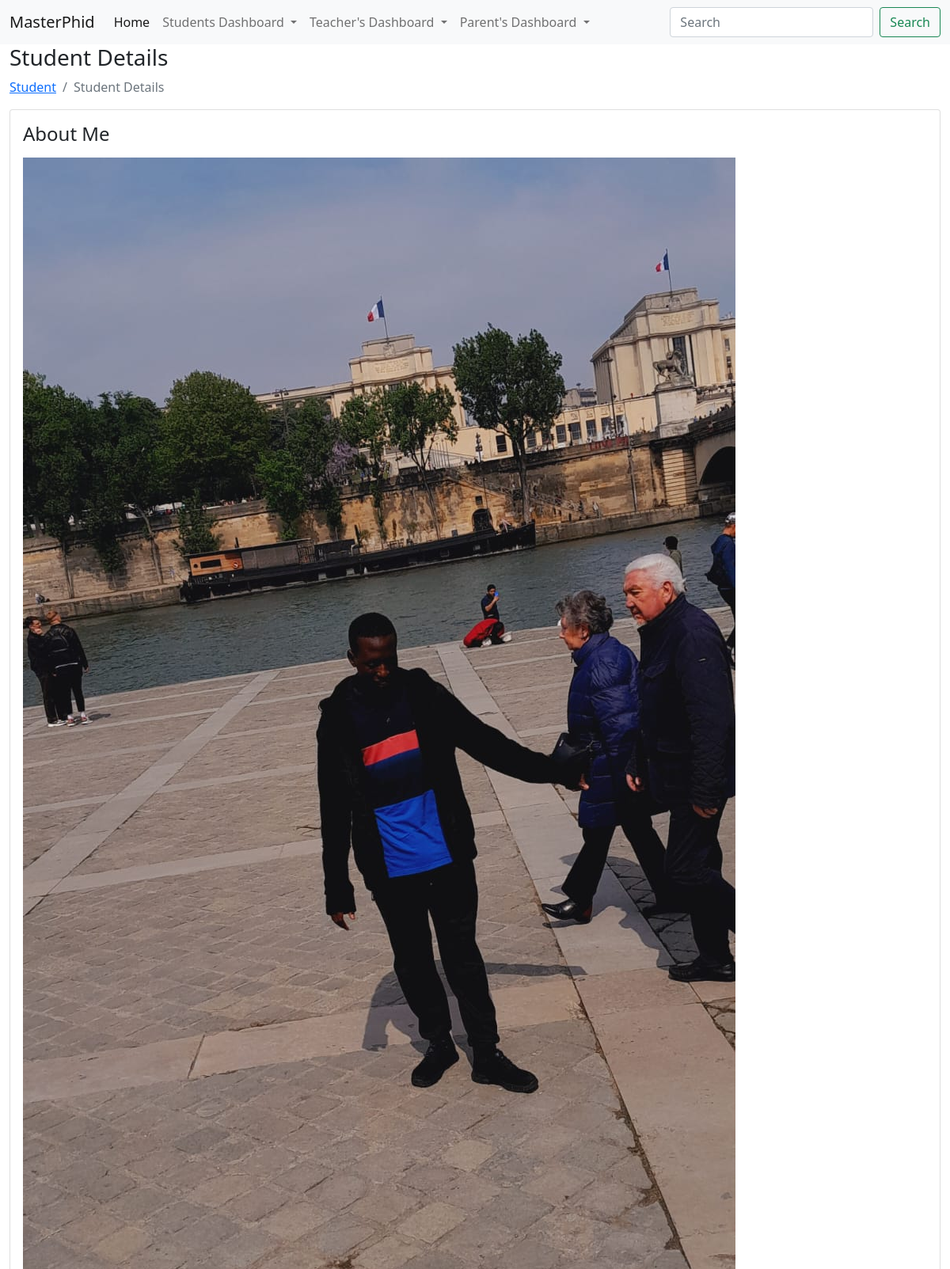
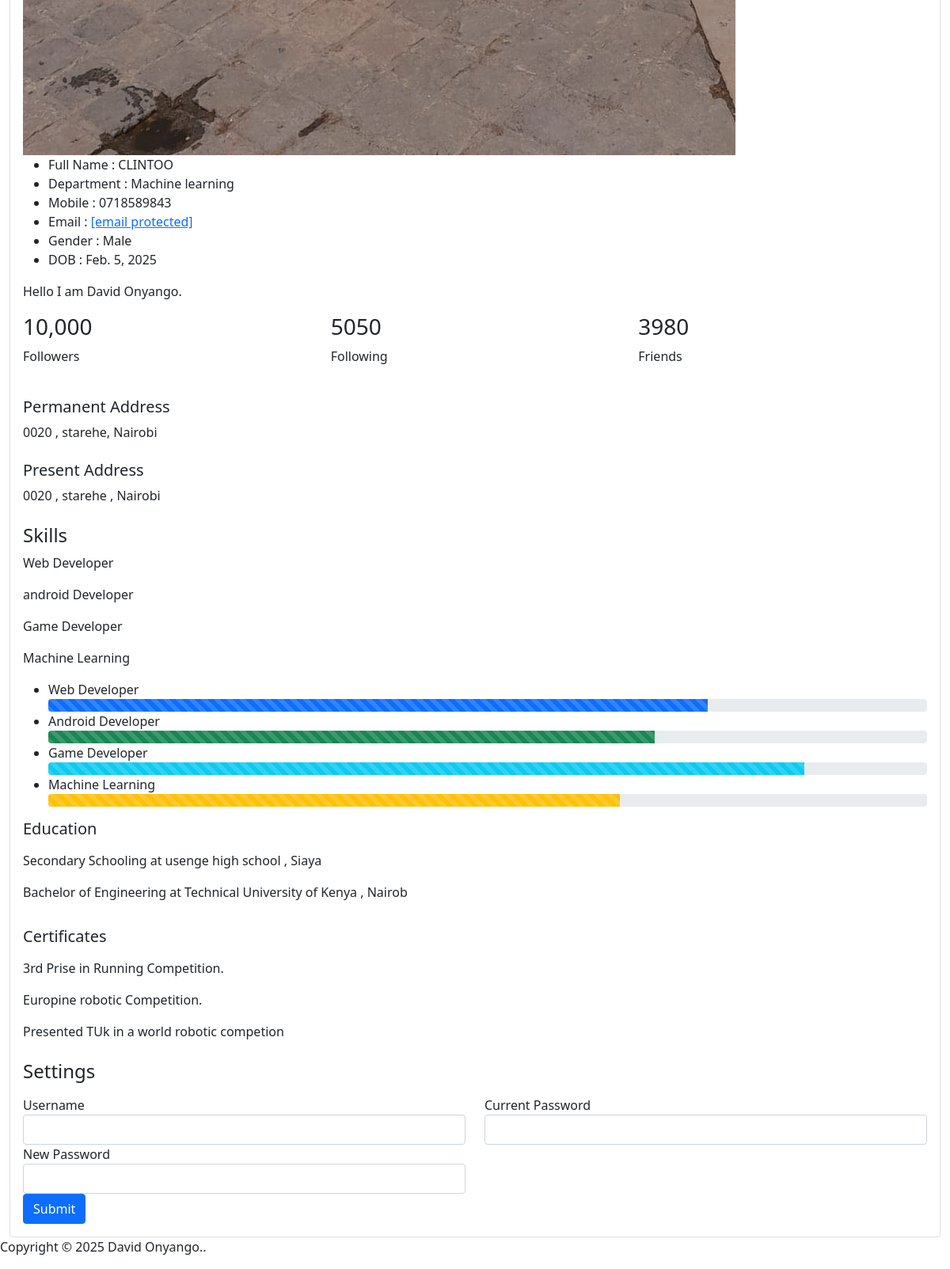
Page /student/45678978/ on the committed database (2 pictures, top to bottom).
### studentapp/models.py (models this page shows, shortened)
class Student(models.Model):
    first_name = models.CharField(max_length=100)
    last_name = models.CharField(max_length=100)
    student_id = models.CharField(max_length=20)
    gender = models.CharField(max_length=10, choices=[('Male', 'Male'), ('Female', 'Female'), ('Others', 'Others')])
    date_of_birth = models.DateField()
    student_class = models.CharField(max_length=50)
    religion = models.CharField(max_length=50)
    joining_date = models.DateField()
    mobile_number = models.CharField(max_length=15)
    admission_number = models.CharField(max_length=20)
    department = models.CharField(max_length=10)
    student_image = models.ImageField(upload_to='students/', blank=True)
    parent = models.OneToOneField(Parent, on_delete=models.CASCADE)
    slug = models.SlugField(max_length=255,unique=True, blank=True)

### studentapp/views.py (the view)
# urls.py: path('student/<str:slug>/', views.view_student, name='view_student'),
def view_student(request, slug):
    student = get_object_or_404(Student, student_id = slug)
    context = {
        'student': student
    }
    return render(request, "student/student_detail.html", context)

### app/templates/student/student_detail.html (shortened to what this page needs)
{% extends 'Home/base.html' %}
{% load static %}
{% block body %}
<div class="page-wrapper">
<div class="content container-fluid">
<div class="page-header">
<div class="row">
<div class="col-sm-12">
<h3 class="page-title">Student Details</h3>
<ul class="breadcrumb">
<li class="breadcrumb-item"><a href="/student">Student</a></li>
<li class="breadcrumb-item active">Student Details</li>
</ul>
</div>
</div>
</div>
<div class="card">
<div class="card-body">
<div class="row">
<div class="col-md-12">
<div class="about-info">
<h4>About Me</h4>
<div class="media mt-3">
<img src="{{student.student_image.url}}" class="mr-3" alt="...">
<div class="media-body">
<ul>
<li>
<span class="title-span">Full Name : </span>
<span class="info-span">{{ student.first_name}}</span>
</li>
<li>
<span class="title-span">Department : </span>
<span class="info-span">{{student.department}}</span>
</li>
<li>
<span class="title-span">Mobile : </span>
<span class="info-span">{{student.mobile_number}}</span>
</li>
<li>
<span class="title-span">Email : </span>
<span class="info-span"><a href="{{student.parent.father_email}}" class="__cf_email__" data-cfemail="7216131b010b32151f131b1e5c111d1f">[email&#160;protected]</a></span>
</li>
<li>
<span class="title-span">Gender : </span>
<span class="info-span">{{student.gender}}</span>
</li>
<li>
<span class="title-span">DOB : </span>
<span class="info-span">{{student.date_of_birth}}</span>
</li>
</ul>
</div>
</div>
<div class="row mt-3">
<div class="col-md-12">
<p>Hello I am David Onyango. </p>
</div>
</div>
<div class="row follow-sec">
<div class="col-md-4 mb-3">
<div class="blue-box">
<h3>10,000</h3>
<p>Followers</p>
</div>
</div>
<div class="col-md-4 mb-3">
<div class="blue-box">
<h3>5050</h3>
<p>Following</p>
</div>
</div>
<div class="col-md-4 mb-3">
<div class="blue-box">
<h3>3980</h3>
<p>Friends</p>
</div>
</div>
</div>
<div class="row mt-2">
<div class="col-md-12">
<h5>Permanent Address</h5>
<p>0020 , starehe, Nairobi</p>
</div>
</div>
<div class="row mt-2">
<div class="col-md-12">
<h5>Present Address</h5>
<p>0020 , starehe , Nairobi</p>
</div>
</div>
</div>
</div>
</div>
<div class="row mt-2">
<div class="col-md-12">
<div class="skill-info">
<h4>Skills</h4>
<p> Web Developer</p>
<p>android Developer</p>
<p>Game Developer</p>
<p>Machine Learning </p>
<ul>
<li>
<label>Web Developer</label>
<div class="progress">
<div class="progress-bar progress-bar-striped progress-bar-animated" role="progressbar" aria-valuenow="75" aria-valuemin="0" aria-valuemax="100" style="width: 75%"></div>
</div>
</li>
<li>
<label>Android Developer</label>
<div class="progress">
<div class="progress-bar progress-bar-striped progress-bar-animated bg-success" role="progressbar" aria-valuenow="69" aria-valuemin="0" aria-valuemax="100" style="width: 69%"></div>
</div>
</li>
<li>
<label>Game Developer</label>
<div class="progress">
<div class="progress-bar progress-bar-striped progress-bar-animated bg-info" role="progressbar" aria-valuenow="86" aria-valuemin="0" aria-valuemax="100" style="width: 86%"></div>
</div>
</li>
<li>
 <label>Machine Learning </label>
<div class="progress">
<div class="progress-bar progress-bar-striped progress-bar-animated bg-warning" role="progressbar" aria-valuenow="65" aria-valuemin="0" aria-valuemax="100" style="width: 65%"></div>
</div>
</li>
</ul>
<div class="row mt-3">
<div class="col-md-12">
<h5>Education</h5>
<p class="mt-3">Secondary Schooling at usenge high school , Siaya</p>
<p>Bachelor of Engineering at Technical University of Kenya , Nairob</p>
</div>
</div>
<div class="row mt-3">
<div class="col-md-12">
<h5>Certificates</h5>
<p class="mt-3">3rd Prise in Running Competition.</p>
<p>Europine robotic Competition.</p>
<p>Presented TUk in a world robotic competion</p>
</div>
</div>
</div>
</div>
</div>
<div class="row mt-2">
<div class="col-md-12">
<div class="skill-info">
<h4>Settings</h4>
<form>
<div class="row mt-3">
<div class="col-12 col-sm-6">
<div class="form-group">
<label>Username</label>
<input type="text" class="form-control">
</div>
</div>
<div class="col-12 col-sm-6">
<div class="form-group">
<label>Current Password</label>
<input type="password" class="form-control">
</div>
</div>
<div class="col-12 col-sm-6">
<div class="form-group">
<label>New Password</label>
<input type="password" class="form-control">
</div>
</div>
<div class="col-12">
<button type="submit" class="btn btn-primary">Submit</button>
</div>
</div>
</form>
</div>
</div>
</div>
</div>
</div>
</div>
<footer>
<p>Copyright © 2025 David Onyango..</p>
</footer>
</div>
</body>
</html>
{% endblock %}

### rows in the picture
Student: student_image (picture), first_name "CLINTOO", department "Machine learning", mobile_number "0718589843", gender "Male", date_of_birth "Feb. 5, 2025"
